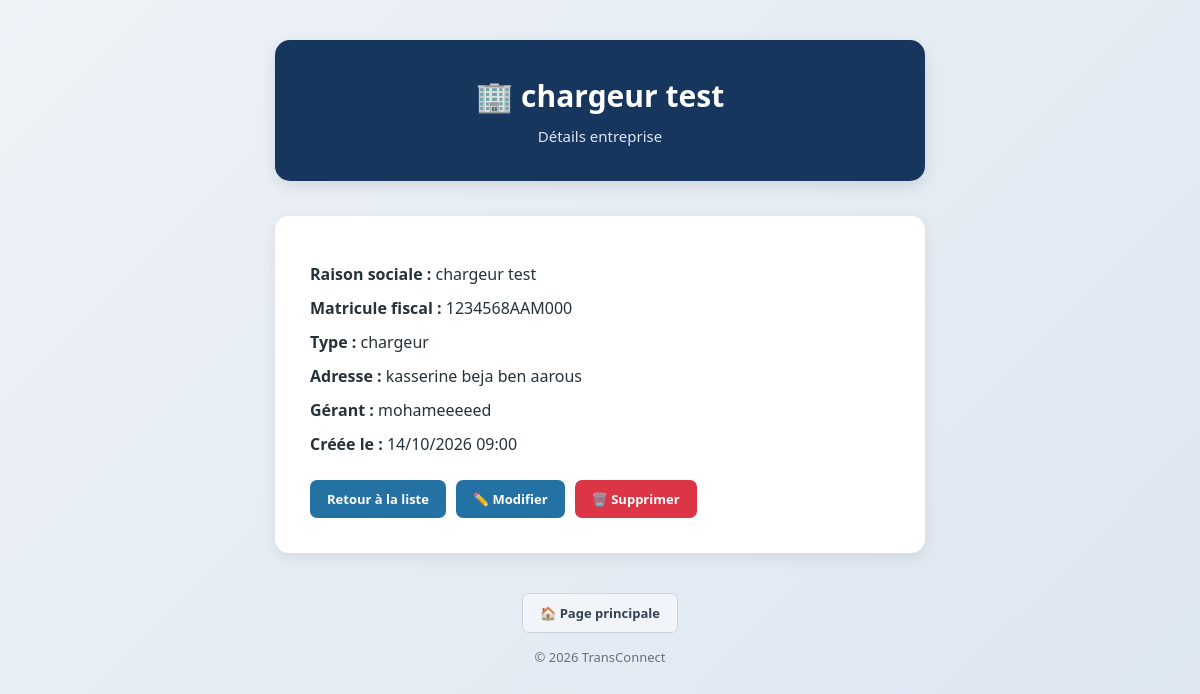
The page /entreprise/details/2/ on the database its author committed.
### EntrepriseApp/models.py (models this page shows, shortened)
class Entreprise(models.Model):
    raison_sociale=models.CharField()
    matricule_fiscal=models.CharField(max_length=17,unique=True,validators=[matrcule_fiscalee])# char[17] «unique»
    type_entreprise=models.CharField(choices=[("chargeur","chargeur"),
                                              ("transporteur","transporteur")]) #choice
    adresse=models.TextField(validators=[
         MinLengthValidator(20,"lenght doit sup 20"),
         MaxLengthValidator(300,"laddr doit inf 300")
    ])# text
    created_at=models.DateTimeField(auto_now_add=True)# datetime
    updated_at=models.DateTimeField(auto_now=True)# datetime
    gerant=models.OneToOneField(Utilisateur,
                              on_delete=models.CASCADE,
                              related_name="entrprise")

class Utilisateur(AbstractUser):
   user_id=models.CharField(max_length=8,primary_key=True)
   email=models.EmailField(unique=True,validators=[validation_email],blank=True)  #string «unique»
   role = models.CharField(
    max_length=20,
    choices=[
        ("chargeur", "Chargeur"),
        ("transporteur", "Transporteur"),
        ("admin", "Admin"),
    ],
    default="chargeur",
    ) #choice
   telephone=models.CharField(max_length=8,blank=True,default="********") # string
   created_at=models.DateTimeField(auto_now_add=True) # datetime
   updated_at=models.DateTimeField(auto_now=True) #datetime
   def __str__(self):
           return self.username

### EntrepriseApp/views.py (the view)
# urls.py: path("details/<int:pk>/", details_ent, name="details"),
def details_ent(request, pk):
    ent = get_object_or_404(Entreprise, pk=pk)
    return render(request, "entreprise/details.html", {"ent": ent})

### templates/entreprise/details.html (shortened to what this page needs)
{% extends "base_app.html" %}
{% block container_class %}narrow{% endblock %}
{% block header %}🏢 {{ ent.raison_sociale }}{% endblock %}
{% block subheader %}Détails entreprise{% endblock %}
{% block content %}
<div class="box">
    <p><strong>Raison sociale :</strong> {{ ent.raison_sociale }}</p>
    <p><strong>Matricule fiscal :</strong> {{ ent.matricule_fiscal }}</p>
    <p><strong>Type :</strong> {{ ent.type_entreprise }}</p>
    <p><strong>Adresse :</strong> {{ ent.adresse }}</p>
    <p><strong>Gérant :</strong> {{ ent.gerant }}</p>
    <p><strong>Créée le :</strong> {{ ent.created_at|date:"d/m/Y H:i" }}</p>
    <div class="actions">
        <a class="btn" href="{% url 'entreprise:list' %}">Retour à la liste</a>
        <a class="btn" href="{% url 'entreprise:update_class' ent.pk %}">✏️ Modifier</a>
        <a class="btn delete" href="{% url 'entreprise:supprimer_class' ent.pk %}">🗑️ Supprimer</a>
    </div>
</div>
{% endblock %}

### templates/base_app.html (style rules this page uses)
* { margin: 0; padding: 0; box-sizing: border-box; }
body { font-family: 'Segoe UI', Arial, sans-serif; background: linear-gradient(135deg, #eef2f7, #dce6f1); min-height: 100vh; color: #263238; padding: 40px 20px; }
.actions { display: flex; gap: 10px; align-items: center; flex-wrap: wrap; }
.btn, button { display: inline-block; background: #2471a3; color: white; padding: 10px 17px; border: none; border-radius: 7px; text-decoration: none; font-size: 13px; font-weight: bold; cursor: pointer; transition: 0.3s; }
.btn.delete, button.delete { background: #dc3545; }
.box { background: white; padding: 35px; border-radius: 14px; box-shadow: 0 5px 15px rgba(0,0,0,0.08); }
.box p { margin: 12px 0; }
.box .actions { margin-top: 25px; }

### rows shown on the page
Entreprise: raison_sociale "chargeur test", matricule_fiscal "1234568AAM000", type_entreprise "chargeur", adresse "kasserine beja ben aarous", gerant "mohameeeeed", created_at "14/10/2026 09:00"
